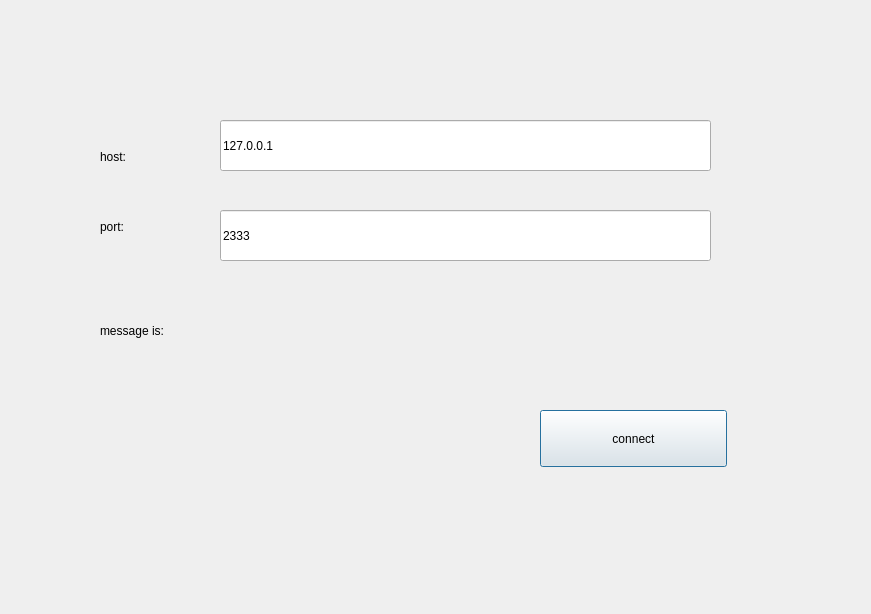
<?xml version="1.0" encoding="UTF-8"?>
<ui version="4.0">
 <class>Client</class>
 <widget class="QDialog" name="Client">
  <property name="geometry">
   <rect>
    <x>0</x>
    <y>0</y>
    <width>871</width>
    <height>614</height>
   </rect>
  </property>
  <property name="windowTitle">
   <string>Client</string>
  </property>
  <widget class="QLabel" name="label">
   <property name="geometry">
    <rect>
     <x>100</x>
     <y>140</y>
     <width>116</width>
     <height>34</height>
    </rect>
   </property>
   <property name="text">
    <string>host:</string>
   </property>
  </widget>
  <widget class="QLabel" name="label_2">
   <property name="geometry">
    <rect>
     <x>100</x>
     <y>210</y>
     <width>116</width>
     <height>34</height>
    </rect>
   </property>
   <property name="text">
    <string>port:</string>
   </property>
  </widget>
  <widget class="QLabel" name="messageLabel">
   <property name="geometry">
    <rect>
     <x>100</x>
     <y>300</y>
     <width>441</width>
     <height>61</height>
    </rect>
   </property>
   <property name="text">
    <string>message is:</string>
   </property>
  </widget>
  <widget class="QPushButton" name="connectButton">
   <property name="geometry">
    <rect>
     <x>540</x>
     <y>410</y>
     <width>187</width>
     <height>57</height>
    </rect>
   </property>
   <property name="text">
    <string>connect</string>
   </property>
  </widget>
  <widget class="QLineEdit" name="hostLineEdit">
   <property name="geometry">
    <rect>
     <x>220</x>
     <y>120</y>
     <width>491</width>
     <height>51</height>
    </rect>
   </property>
   <property name="text">
    <string>127.0.0.1</string>
   </property>
  </widget>
  <widget class="QLineEdit" name="portLineEdit">
   <property name="geometry">
    <rect>
     <x>220</x>
     <y>210</y>
     <width>491</width>
     <height>51</height>
    </rect>
   </property>
   <property name="text">
    <string>2333</string>
   </property>
  </widget>
 </widget>
 <layoutdefault spacing="6" margin="11"/>
 <resources/>
 <connections/>
</ui>
